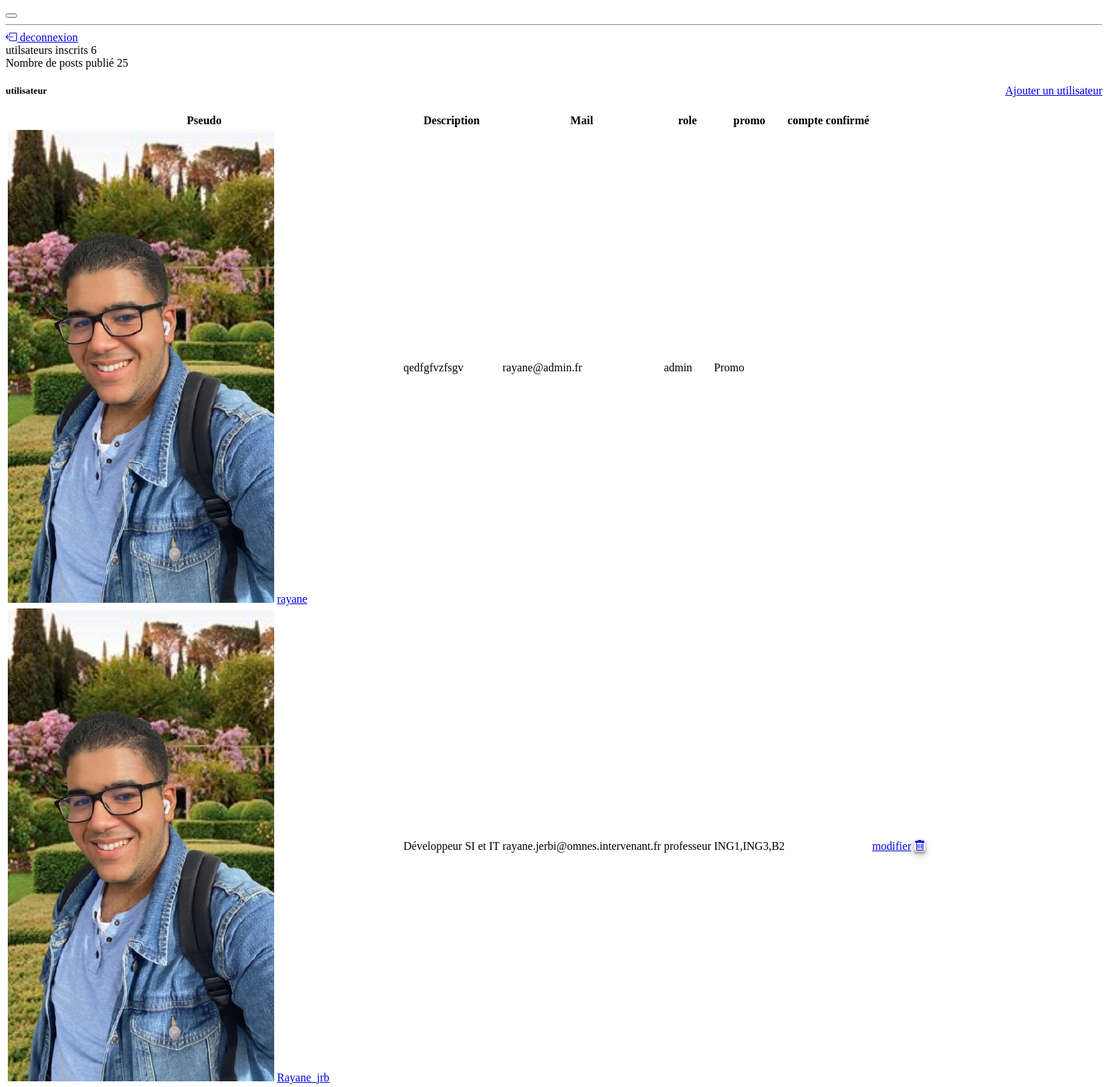
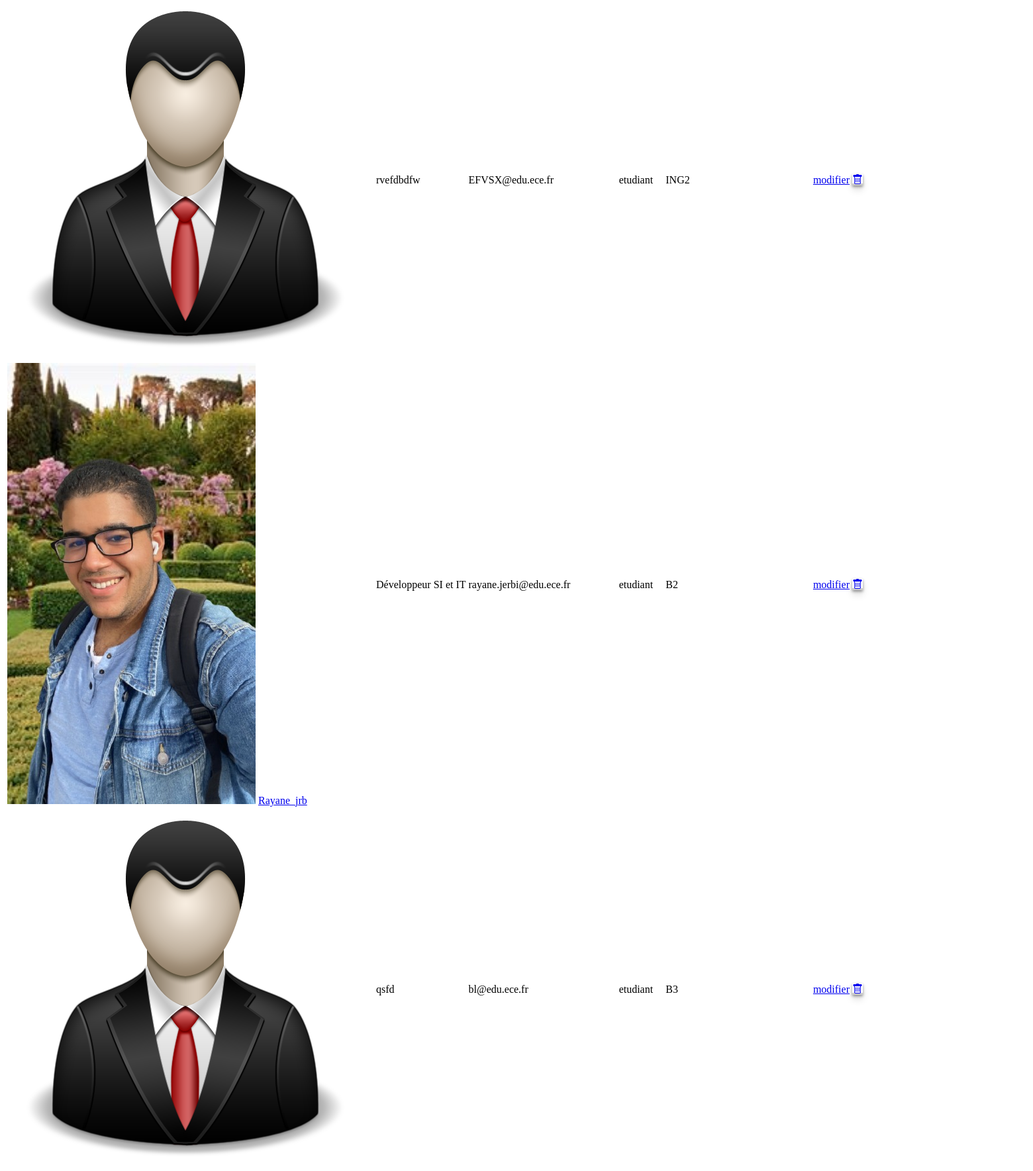
/views/dashboard.php (signed in, upper part), run on the app's committed database (2 pictures, top to bottom).
### tables this page shows
CREATE TABLE IF NOT EXISTS `utilisateur` (
  `id_user` int NOT NULL AUTO_INCREMENT,
  `nom` varchar(255) DEFAULT NULL,
  `prenom` varchar(255) DEFAULT NULL,
  `image` varchar(255) NOT NULL,
  `ville` varchar(255) DEFAULT NULL,
  `adressemail` varchar(255) DEFAULT NULL,
  `mdp` varchar(255) DEFAULT NULL,
  `roll` enum('etudiant','professeur','admin') DEFAULT 'etudiant',
  `promo` text,
  `datedenaissance` date DEFAULT NULL,
  `description` varchar(255) DEFAULT NULL,
  `pseudo` varchar(255) DEFAULT NULL,
  `code_confirmation` varchar(255) NOT NULL,
  `confirmer` tinyint(1) DEFAULT 1,
  PRIMARY KEY (`id_user`)
);

### controller/database.php (called while the page is built, shortened)
<?php
class Database{
    private static $dns;
    private static $user;
    private static $password;
    private static $database;
    public function __construct()
    {
        self::$dns = "mysql:host=localhost;dbname=ecebook;port=3306";
        self::$user = "root";
        self::$password = "";
        try {
            self::$database = new PDO(self::$dns, self::$user, self::$password);
            self::$database->setAttribute(PDO::ATTR_ERRMODE, PDO::ERRMODE_EXCEPTION);
        } catch(PDOException $e) {
            echo "Erreur de connexion à la base de données: " . $e->getMessage();
            die();
        }
    }
    public static function getInstance() {
        return self::$database;
    }
    function getAllUsers() {
        $pdo = self::getInstance();
        $sql = "SELECT * FROM utilisateur  ORDER BY roll = 'admin' DESC";
        $statement = $pdo->prepare($sql);
        $statement->execute();
        return $statement->fetchAll(PDO::FETCH_ASSOC);
    }
public function getUserCount() {
    $database = self::getInstance();
    $query = "SELECT COUNT(*) as count FROM utilisateur";
    $statement = $database->prepare($query);
    $statement->execute();
    $row = $statement->fetch(PDO::FETCH_ASSOC);
    return $row['count'];
}
    public function getPostCount() {
        $database = self::getInstance();
        $query = "SELECT COUNT(*) as count FROM post";
        $statement = $database->prepare($query);
        $statement->execute();
        $row = $statement->fetch(PDO::FETCH_ASSOC);
        return $row['count'];
    }
}

### views/dashboard.php (the view, shortened to what this page needs)
<?php
require("../controller/database.php");
$db = new Database();
$users = $db->getAllUsers();
$users_count = $db->getUserCount();
$post_count = $db->getPostCount();
?>
<!DOCTYPE html>
<html lang="en" >
<head>
<link rel="stylesheet" href="../style/dash.css">
</head>
<div class="d-flex flex-column flex-lg-row h-lg-full bg-surface-secondary">
    <nav class="navbar show navbar-vertical h-lg-screen navbar-expand-lg px-0 py-3 navbar-light bg-white border-bottom border-bottom-lg-0 border-end-lg" id="navbarVertical">
        <div class="container-fluid">
            <button class="navbar-toggler ms-n2" type="button" data-bs-toggle="collapse" data-bs-target="#sidebarCollapse" aria-controls="sidebarCollapse" aria-expanded="false" aria-label="Toggle navigation">
            </button>
            <div class="collapse navbar-collapse" id="sidebarCollapse">
                <hr class="navbar-divider my-5 opacity-20">
            </div>
        </div>
    </nav>
    <div class="h-screen flex-grow-1 overflow-y-lg-auto">
        <header class="bg-surface-primary border-bottom pt-6">
            <div  class="container-fluid">
                <div  class="mb-npx">
                <a class="nav-link" href="../model/logout.php">
                            <i class="bi bi-box-arrow-left"></i> deconnexion
                        </a>
                </div>
            </div>
        </header>
        <main class="py-6 bg-surface-secondary">
            <div class="container-fluid">
                <div class="row g-6 mb-6">
                    <div class="col-xl-3 col-sm-6 col-12">
                        <div class="card shadow border-0">
                            <div class="card-body">
                                <div class="row">
                                    <div class="col">
                                        <span class="h6 font-semibold text-muted text-sm d-block mb-2">utilsateurs inscrits </span>
                                        <span class="h3 font-bold mb-0"><?=  $users_count; ?></span>
                                    </div>
                                </div>
                            </div>
                        </div>
                    </div>
                    <div class="col-xl-3 col-sm-6 col-12">
                        <div class="card shadow border-0">
                            <div class="card-body">
                                <div class="row">
                                    <div class="col">
                                        <span class="h6 font-semibold text-muted text-sm d-block mb-2">Nombre de posts publié </span>
                                        <span class="h3 font-bold mb-0"><?=  $post_count;  ?></span>
                                    </div>
                                </div>
                            </div>
                        </div>
                    </div>
                </div>
                <div id="users" class="card shadow border-0 mb-7">
                    <div class="card-header">
                        <h5 class="mb-0">utilisateur</h5>
                        <a class="btn btn-primary" data-toggle="modal" href='#susbc-form'>Ajouter un utilisateur</a>
                    </div>
                    <div class="table-responsive">
                        <table class="table table-hover table-nowrap">
                            <thead class="thead-light">
                                <tr>
                                    <th scope="col">Pseudo</th>
                                    <th scope="col">Description</th>
                                    <th scope="col">Mail</th>
                                    <th scope="col">role</th>
                                    <th scope="col">promo</th>
                                    <th scope="col">compte confirmé</th>
                                    <th></th>
                                </tr>
                            </thead>
                            <tbody>
                                <?php foreach($users as $user) : ?>
                                <tr>
                                    <td>
                                        <?php if($user["image"] != null) : ?>
                                            <img alt="..." src="../uploads/<?=  $user["image"]  ?>" class="avatar avatar-sm rounded-circle me-2">
                                        <a class="text-heading font-semibold" href="#">
                                            <?= $user["pseudo"] ?>
                                        </a>
                                        <?php else : ?>
                                            <img alt="..." src="../uploads/avatar.png" class="avatar avatar-sm rounded-circle me-2">
                                        <?php endif ; ?>
                                    </td>
                                    <td>
                                        <?=  $user["description"] ?>
                                    </td>
                                    <td>
                                        <?=  $user["adressemail"]  ?>
                                    </td>
                                    <td>
                                        <?=  $user["roll"] ?>
                                    </td>
                                    <td>
                                            <i class="bg-success"></i> <?= $user["promo"] ?>
                                    </td>
                                    <td>
                                    </td>
                                    <?php if($user["roll"] != "admin") : ?>
                                    <td class="text-end">
                                    <a class="btn btn-sm btn-neutral" data-toggle="modal" href="#modifierU-<?= $user["id_user"] ?>">modifier</a>
                                        <a class="btn btn-sm btn-square btn-danger text-danger-hover" href="../model/deleteUserAdmin.php?user_id=<?= $user["id_user"]  ?>"> <i class="bi bi-trash"></i> </a>
                                    </td>
                                    <?php endif ?>
                                </tr>
                     <?php endforeach ; ?>
                            </tbody>
                        </table>
                    </div>
                </div>
            </div>
        </main>
    </div>
</div>
</body>
</html>

### style/dash.css (style rules this page uses)
.card-header { display: flex; flex-direction: row; align-items: center; justify-content: space-between; }
.btn-danger, .btn-info { box-shadow: rgba(0, 0, 0, 0.4) 0px 2px 4px, rgba(0, 0, 0, 0.3) 0px 7px 13px -3px, rgba(0, 0, 0, 0.2) 0px -3px 0px inset; }

### data on the page
utilisateur: image (picture), pseudo "rayane", description "qedfgfvzfsgv", adressemail "rayane@admin.fr", roll "admin", promo "Promo"
utilisateur: image (picture), pseudo "Rayane_jrb", description "Développeur SI et IT", adressemail "rayane.jerbi@omnes.intervenant.fr", roll "professeur", promo "ING1,ING3,B2"
utilisateur: description "rvefdbdfw", adressemail "EFVSX@edu.ece.fr", roll "etudiant", promo "ING2"
utilisateur: image (picture), pseudo "Rayane_jrb", description "Développeur SI et IT", adressemail "rayane.jerbi@edu.ece.fr", roll "etudiant", promo "B2"
utilisateur: description "qsfd", adressemail "bl@edu.ece.fr", roll "etudiant", promo "B3"

### other printed values
$users_count "6"
$post_count "25"
